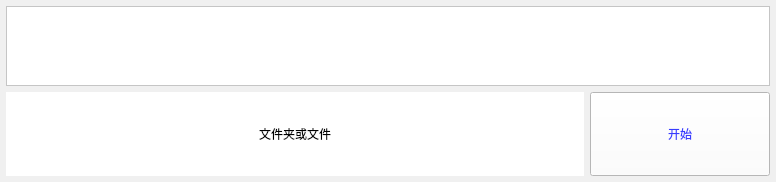
<?xml version="1.0" encoding="UTF-8"?>
<ui version="4.0">
 <class>Form</class>
 <widget class="QWidget" name="Form">
  <property name="geometry">
   <rect>
    <x>0</x>
    <y>0</y>
    <width>776</width>
    <height>182</height>
   </rect>
  </property>
  <property name="minimumSize">
   <size>
    <width>0</width>
    <height>124</height>
   </size>
  </property>
  <property name="maximumSize">
   <size>
    <width>16777215</width>
    <height>16777215</height>
   </size>
  </property>
  <property name="focusPolicy">
   <enum>Qt::StrongFocus</enum>
  </property>
  <property name="contextMenuPolicy">
   <enum>Qt::NoContextMenu</enum>
  </property>
  <property name="windowTitle">
   <string>Form</string>
  </property>
  <property name="styleSheet">
   <string notr="true">background-color: rgb(240, 240, 240);</string>
  </property>
  <layout class="QFormLayout" name="formLayout">
   <property name="horizontalSpacing">
    <number>0</number>
   </property>
   <property name="verticalSpacing">
    <number>0</number>
   </property>
   <property name="leftMargin">
    <number>6</number>
   </property>
   <property name="topMargin">
    <number>6</number>
   </property>
   <property name="rightMargin">
    <number>6</number>
   </property>
   <property name="bottomMargin">
    <number>6</number>
   </property>
   <item row="0" column="0" colspan="2">
    <layout class="QVBoxLayout" name="verticalLayout">
     <property name="spacing">
      <number>6</number>
     </property>
     <item>
      <widget class="QTextEdit" name="input">
       <property name="minimumSize">
        <size>
         <width>0</width>
         <height>80</height>
        </size>
       </property>
       <property name="maximumSize">
        <size>
         <width>16777215</width>
         <height>80</height>
        </size>
       </property>
       <property name="styleSheet">
        <string notr="true">background-color: rgb(255, 255, 255);
color: rgb(0, 0, 0);
font: 16pt &quot;Courier New&quot;;</string>
       </property>
      </widget>
     </item>
     <item>
      <layout class="QHBoxLayout" name="horizontalLayout">
       <property name="spacing">
        <number>6</number>
       </property>
       <item>
        <widget class="QLabel" name="message">
         <property name="sizePolicy">
          <sizepolicy hsizetype="Expanding" vsizetype="Expanding">
           <horstretch>0</horstretch>
           <verstretch>0</verstretch>
          </sizepolicy>
         </property>
         <property name="minimumSize">
          <size>
           <width>0</width>
           <height>80</height>
          </size>
         </property>
         <property name="maximumSize">
          <size>
           <width>16777215</width>
           <height>16777215</height>
          </size>
         </property>
         <property name="styleSheet">
          <string notr="true">background-color: rgb(255, 255, 255);
color: rgb(0, 0, 0);
font: 20pt &quot;Courier New&quot;;</string>
         </property>
         <property name="text">
          <string>文件夹或文件</string>
         </property>
         <property name="alignment">
          <set>Qt::AlignCenter</set>
         </property>
        </widget>
       </item>
       <item>
        <widget class="QPushButton" name="start">
         <property name="sizePolicy">
          <sizepolicy hsizetype="Minimum" vsizetype="Expanding">
           <horstretch>0</horstretch>
           <verstretch>0</verstretch>
          </sizepolicy>
         </property>
         <property name="minimumSize">
          <size>
           <width>180</width>
           <height>80</height>
          </size>
         </property>
         <property name="maximumSize">
          <size>
           <width>16777215</width>
           <height>16777215</height>
          </size>
         </property>
         <property name="styleSheet">
          <string notr="true">background-color: rgb(255, 255, 255);
color: rgb(57, 61, 255);
font: 20pt &quot;Courier New&quot;;</string>
         </property>
         <property name="text">
          <string>开始</string>
         </property>
        </widget>
       </item>
      </layout>
     </item>
    </layout>
   </item>
  </layout>
 </widget>
 <resources/>
 <connections/>
</ui>
